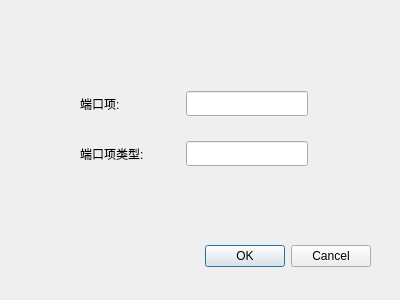
<?xml version="1.0" encoding="UTF-8"?>
<ui version="4.0">
 <class>MyPortParameter</class>
 <widget class="QDialog" name="MyPortParameter">
  <property name="geometry">
   <rect>
    <x>0</x>
    <y>0</y>
    <width>400</width>
    <height>300</height>
   </rect>
  </property>
  <property name="windowTitle">
   <string>Dialog</string>
  </property>
  <widget class="QDialogButtonBox" name="buttonBox">
   <property name="geometry">
    <rect>
     <x>30</x>
     <y>240</y>
     <width>341</width>
     <height>32</height>
    </rect>
   </property>
   <property name="orientation">
    <enum>Qt::Horizontal</enum>
   </property>
   <property name="standardButtons">
    <set>QDialogButtonBox::Cancel|QDialogButtonBox::Ok</set>
   </property>
  </widget>
  <widget class="QWidget" name="">
   <property name="geometry">
    <rect>
     <x>80</x>
     <y>90</y>
     <width>228</width>
     <height>27</height>
    </rect>
   </property>
   <layout class="QHBoxLayout" name="horizontalLayout">
    <item>
     <widget class="QLabel" name="label">
      <property name="minimumSize">
       <size>
        <width>100</width>
        <height>25</height>
       </size>
      </property>
      <property name="text">
       <string>端口项:</string>
      </property>
     </widget>
    </item>
    <item>
     <widget class="QLineEdit" name="portName">
      <property name="minimumSize">
       <size>
        <width>120</width>
        <height>25</height>
       </size>
      </property>
     </widget>
    </item>
   </layout>
  </widget>
  <widget class="QWidget" name="">
   <property name="geometry">
    <rect>
     <x>80</x>
     <y>140</y>
     <width>228</width>
     <height>27</height>
    </rect>
   </property>
   <layout class="QHBoxLayout" name="horizontalLayout_2">
    <item>
     <widget class="QLabel" name="label_2">
      <property name="minimumSize">
       <size>
        <width>100</width>
        <height>25</height>
       </size>
      </property>
      <property name="text">
       <string>端口项类型:</string>
      </property>
     </widget>
    </item>
    <item>
     <widget class="QLineEdit" name="portType">
      <property name="minimumSize">
       <size>
        <width>120</width>
        <height>25</height>
       </size>
      </property>
     </widget>
    </item>
   </layout>
  </widget>
 </widget>
 <resources/>
 <connections>
  <connection>
   <sender>buttonBox</sender>
   <signal>accepted()</signal>
   <receiver>MyPortParameter</receiver>
   <slot>accept()</slot>
   <hints>
    <hint type="sourcelabel">
     <x>248</x>
     <y>254</y>
    </hint>
    <hint type="destinationlabel">
     <x>157</x>
     <y>274</y>
    </hint>
   </hints>
  </connection>
  <connection>
   <sender>buttonBox</sender>
   <signal>rejected()</signal>
   <receiver>MyPortParameter</receiver>
   <slot>reject()</slot>
   <hints>
    <hint type="sourcelabel">
     <x>316</x>
     <y>260</y>
    </hint>
    <hint type="destinationlabel">
     <x>286</x>
     <y>274</y>
    </hint>
   </hints>
  </connection>
 </connections>
</ui>
